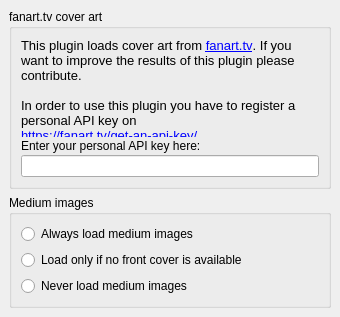
<?xml version="1.0" encoding="UTF-8"?>
<ui version="4.0">
 <class>FanartTvOptionsPage</class>
 <widget class="QWidget" name="FanartTvOptionsPage">
  <property name="geometry">
   <rect>
    <x>0</x>
    <y>0</y>
    <width>340</width>
    <height>317</height>
   </rect>
  </property>
  <layout class="QVBoxLayout">
   <property name="spacing">
    <number>6</number>
   </property>
   <property name="leftMargin">
    <number>9</number>
   </property>
   <property name="topMargin">
    <number>9</number>
   </property>
   <property name="rightMargin">
    <number>9</number>
   </property>
   <property name="bottomMargin">
    <number>9</number>
   </property>
   <item>
    <widget class="QGroupBox" name="groupBox">
     <property name="title">
      <string>fanart.tv cover art</string>
     </property>
     <layout class="QVBoxLayout">
      <property name="spacing">
       <number>2</number>
      </property>
      <property name="leftMargin">
       <number>9</number>
      </property>
      <property name="topMargin">
       <number>9</number>
      </property>
      <property name="rightMargin">
       <number>9</number>
      </property>
      <property name="bottomMargin">
       <number>9</number>
      </property>
      <item>
       <widget class="QLabel" name="label">
        <property name="autoFillBackground">
         <bool>false</bool>
        </property>
        <property name="text">
         <string>&lt;!DOCTYPE HTML PUBLIC &quot;-//W3C//DTD HTML 4.0//EN&quot; &quot;http://www.w3.org/TR/REC-html40/strict.dtd&quot;&gt;
&lt;html&gt;&lt;head&gt;&lt;meta name=&quot;qrichtext&quot; content=&quot;1&quot; /&gt;&lt;style type=&quot;text/css&quot;&gt;
p, li { white-space: pre-wrap; }
&lt;/style&gt;&lt;/head&gt;&lt;body style=&quot; font-family:'Cantarell'; font-size:10pt; font-weight:400; font-style:normal;&quot;&gt;
&lt;p style=&quot; margin-top:0px; margin-bottom:0px; margin-left:0px; margin-right:0px; -qt-block-indent:0; text-indent:0px;&quot;&gt;This plugin loads cover art from &lt;a href=&quot;http://fanart.tv/&quot;&gt;&lt;span style=&quot; text-decoration: underline; color:#0000ff;&quot;&gt;fanart.tv&lt;/span&gt;&lt;/a&gt;. If you want to improve the results of this plugin please contribute.&lt;/p&gt;
&lt;p style=&quot;-qt-paragraph-type:empty; margin-top:0px; margin-bottom:0px; margin-left:0px; margin-right:0px; -qt-block-indent:0; text-indent:0px;&quot;&gt;&lt;br /&gt;&lt;/p&gt;
&lt;p style=&quot; margin-top:0px; margin-bottom:0px; margin-left:0px; margin-right:0px; -qt-block-indent:0; text-indent:0px;&quot;&gt;In order to use this plugin you have to register a personal API key on&lt;br /&gt;&lt;a href=&quot;https://fanart.tv/get-an-api-key/&quot;&gt;&lt;span style=&quot; text-decoration: underline; color:#0000ff;&quot;&gt;https://fanart.tv/get-an-api-key/&lt;/span&gt;&lt;/a&gt;&lt;/p&gt;&lt;/body&gt;&lt;/html&gt;</string>
        </property>
        <property name="textFormat">
         <enum>Qt::RichText</enum>
        </property>
        <property name="wordWrap">
         <bool>true</bool>
        </property>
       </widget>
      </item>
      <item>
       <spacer name="verticalSpacer">
        <property name="orientation">
         <enum>Qt::Vertical</enum>
        </property>
        <property name="sizeType">
         <enum>QSizePolicy::Expanding</enum>
        </property>
        <property name="sizeHint" stdset="0">
         <size>
          <width>20</width>
          <height>40</height>
         </size>
        </property>
       </spacer>
      </item>
      <item>
       <widget class="QLabel" name="label_2">
        <property name="text">
         <string>Enter your personal API key here:</string>
        </property>
       </widget>
      </item>
      <item>
       <widget class="QLineEdit" name="fanarttv_client_key"/>
      </item>
     </layout>
    </widget>
   </item>
   <item>
    <widget class="QGroupBox" name="verticalGroupBox">
     <property name="title">
      <string>Medium images</string>
     </property>
     <layout class="QVBoxLayout" name="verticalLayout">
      <item>
       <widget class="QRadioButton" name="fanarttv_cdart_use_always">
        <property name="text">
         <string>Always load medium images</string>
        </property>
       </widget>
      </item>
      <item>
       <widget class="QRadioButton" name="fanarttv_cdart_use_if_no_albumcover">
        <property name="text">
         <string>Load only if no front cover is available</string>
        </property>
       </widget>
      </item>
      <item>
       <widget class="QRadioButton" name="fanarttv_cdart_use_never">
        <property name="text">
         <string>Never load medium images</string>
        </property>
       </widget>
      </item>
     </layout>
    </widget>
   </item>
   <item>
    <spacer name="verticalSpacer_3">
     <property name="orientation">
      <enum>Qt::Vertical</enum>
     </property>
     <property name="sizeHint" stdset="0">
      <size>
       <width>20</width>
       <height>40</height>
      </size>
     </property>
    </spacer>
   </item>
   <item>
    <spacer name="verticalSpacer_2">
     <property name="orientation">
      <enum>Qt::Vertical</enum>
     </property>
     <property name="sizeHint" stdset="0">
      <size>
       <width>20</width>
       <height>40</height>
      </size>
     </property>
    </spacer>
   </item>
  </layout>
 </widget>
 <resources/>
 <connections/>
</ui>
